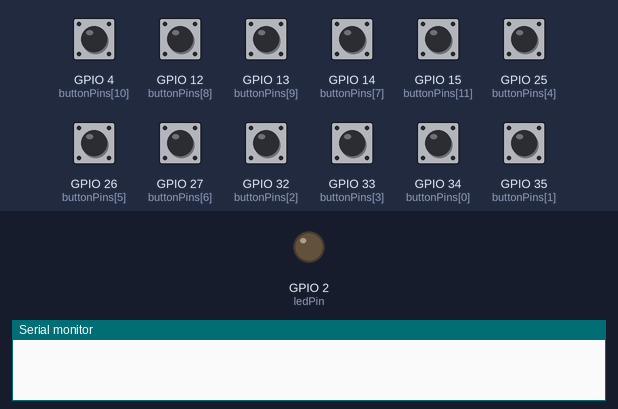
The program below on a simulated ESP32. On the bench: output pins drawn as LEDs (lit = HIGH), the last lines printed to the serial monitor. Inputs (shaded band) come from the test bench; at power-on: GPIO 4 (buttonPins[10]), GPIO 12 (buttonPins[8]), GPIO 13 (buttonPins[9]), GPIO 14 (buttonPins[7]), GPIO 15 (buttonPins[11]), GPIO 25 (buttonPins[4]), GPIO 26 (buttonPins[5]), GPIO 27 (buttonPins[6]), GPIO 32 (buttonPins[2]), GPIO 33 (buttonPins[3]), GPIO 34 (buttonPins[0]), GPIO 35 (buttonPins[1]) LOW.

Above: at 1.2 s.
1.3 s: GPIO 4 (buttonPins[10]) pulled HIGH for 0.15 s
At 1.4 s:
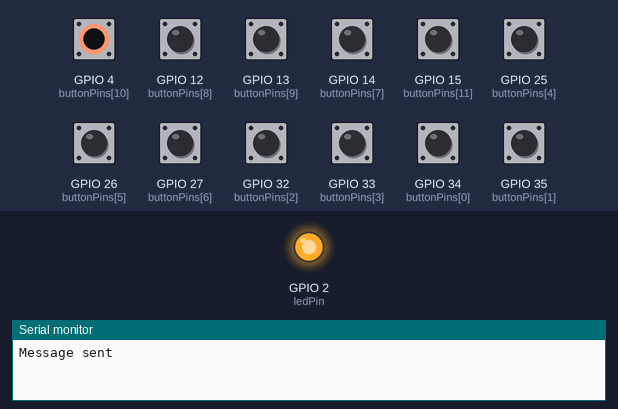
Timing chart, 0 to 4.3 s (numbered marks = the images above; inputs shaded):
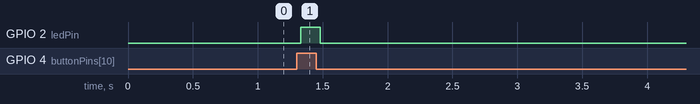

Measured:
- after the input at 1.3 s, GPIO 2 (ledPin): LOW → HIGH at once, → LOW 0.15 s later

The program:

main.cpp
```cpp
#include <esp_now.h>
#include <WiFi.h>

#define NUM_BUTTONS 12

const char buttonNames[NUM_BUTTONS] = {'A','B','C','D','E','F','G','H','Z','M','K','O'};
const uint8_t buttonPins[NUM_BUTTONS] = {34, 35, 32, 33, 25, 26, 27, 14, 12, 13, 4, 15};
const uint8_t ledPin = 2;

struct ButtonInfo {
  uint8_t pin;
  bool state;
  char name;
};

struct ButtonMessage {
  ButtonInfo buttons[NUM_BUTTONS];
};

ButtonMessage msg;

bool lastStates[NUM_BUTTONS];
unsigned long lastDebounceTime[NUM_BUTTONS];
const unsigned long debounceDelay = 30;

uint8_t broadcastAddress[] = {0x24, 0x6F, 0x28, 0x12, 0x34, 0x56};

void setup() {
  Serial.begin(115200);

  WiFi.mode(WIFI_STA);
  WiFi.disconnect();

  if (esp_now_init() != ESP_OK) {
    Serial.println("ESP-NOW init failed");
    while (true);
  }

  esp_now_peer_info_t peerInfo = {};
  memcpy(peerInfo.peer_addr, broadcastAddress, 6);
  peerInfo.channel = 0;
  peerInfo.encrypt = false;

  if (esp_now_add_peer(&peerInfo) != ESP_OK) {
    Serial.println("Failed to add peer");
    while (true);
  }

  pinMode(ledPin, OUTPUT);
  digitalWrite(ledPin, LOW);

  for (int i = 0; i < NUM_BUTTONS; i++) {
    pinMode(buttonPins[i], INPUT);
    lastStates[i] = false;
    lastDebounceTime[i] = 0;

    msg.buttons[i].pin = buttonPins[i];
    msg.buttons[i].state = false;
    msg.buttons[i].name = buttonNames[i];
  }
}

void loop() {
  static unsigned long lastSendTime = 0;
  bool changed = false;
  bool anyPressed = false;

  for (int i = 0; i < NUM_BUTTONS; i++) {
    bool reading = digitalRead(buttonPins[i]);

    if (reading != lastStates[i]) {
      lastDebounceTime[i] = millis();
    }

    if ((millis() - lastDebounceTime[i]) > debounceDelay) {
      if (reading != msg.buttons[i].state) {
        msg.buttons[i].state = reading;
        changed = true;
      }
    }

    lastStates[i] = reading;

    if (msg.buttons[i].state) {
      anyPressed = true;
    }
  }

  digitalWrite(ledPin, anyPressed ? HIGH : LOW);

  if (changed && (millis() - lastSendTime > 50)) {
    esp_err_t result = esp_now_send(broadcastAddress, (uint8_t *)&msg, sizeof(msg));
    if (result == ESP_OK) {
      Serial.println("Message sent");
    } else {
      Serial.println("Send error");
    }
    lastSendTime = millis();
  }
}
```
